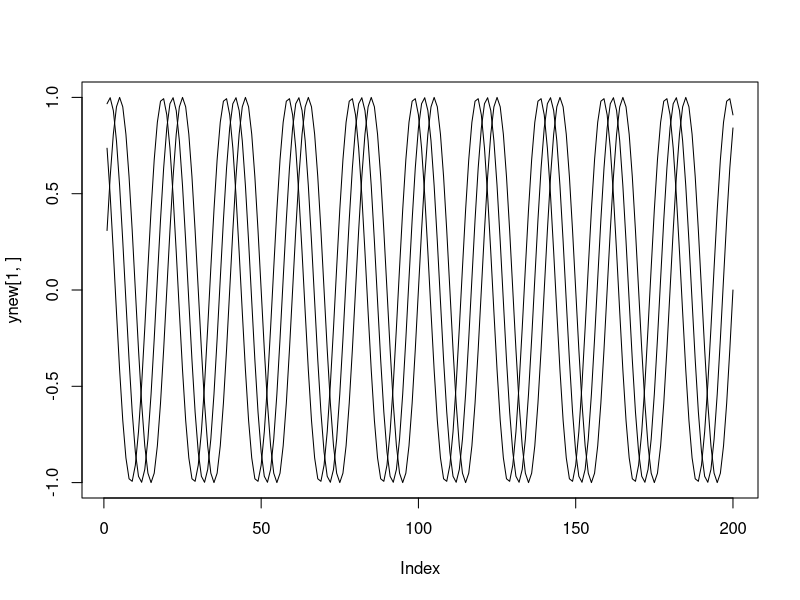

The R source for this figure:
library(pracma)

kdmd<-function(x){
  if (!is.matrix(x)) stop("X must be matrix")
  structure(as.matrix(x), class = c("kdmd", 'matrix', 'array'))
}
p=1; comp=NA
m<-matrix(ncol=100,nrow=3)
x<-1:100
m[1,]<-sin(x*pi/10)
m[2,]<-sin(1+x*pi/10)
m[3,]<-sin(2+x*pi/10)
writeLines("Begin run",'outputfile.txt')
data<-m
dims <- dim(data)
if (!(dims[1] > 1 &
      dims[2] > 1))
  stop ('matrix must have two dimensions (2x2 or greater)')
if (p <= 0 |
    p > 1)
  stop (paste('p=', p, 'p value must be within the range (0,1]'))
x <- data[, -ncol(data)]
y <- data[, -1]
wsvd <- base::svd(x)
if (!is.na(comp)) {
  r <- as.integer(comp)
  if (r <= 1) {
    warning('component values below 2 are not supported. Defaulting to 2')
    r <- 2
  }
  if (r > length(wsvd$d)) {
    warning('Specified number of components is greater than possible. Ignoring extra')
    r <- length(wsvd$d)
  }
} else {
  if (p == 1) {
    r <- length(wsvd$d)
  } else {
    sv <- (wsvd$d ^ 2) / sum(wsvd$d ^ 2)
    r <- max(which(cumsum(sv) >= p)[1], 2)
  }
}
file_connection <- file("outputfile.txt", open = "a")
writeLines("U Matrix output:", file_connection)
u <- wsvd$u
writeLines(capture.output(print(u)), file_connection)
writeLines("V Matrix output:", file_connection)
v <- wsvd$v
writeLines(capture.output(print(v)), file_connection)
writeLines("d output:", file_connection)
d <- wsvd$d
writeLines(capture.output(print(d)), file_connection)
# If there are components close to zero, override r value and remove them
maxcomp<-max(which(d>3e-15))
if (maxcomp<r){warning("rank of SVD lower than rank value selected, overriding")}
r=min(maxcomp,r)
Atil <- t(u[,1:r]) %*% y
Atil <- Atil %*% v[,1:r]
Atil <- Atil %*% diag(1 / d[1:r])
writeLines("Atil output:", file_connection)
writeLines(capture.output(print(Atil)), file_connection)

eig <- eigen(Atil)
writeLines("Phi output:", file_connection)
Phi <- eig$values
writeLines(capture.output(print(Phi)), file_connection)
writeLines("Q output:", file_connection)
Q <- eig$vectors
writeLines(capture.output(print(Q)), file_connection)
writeLines("Psi output:", file_connection)
Psi <- y %*% v[, 1:r] %*% diag(1 / d[1:r]) %*% (Q)
writeLines(capture.output(print(Psi)), file_connection)
writeLines("x output:", file_connection)
x <- Psi %*% diag(Phi) %*% pracma::pinv(Psi)
writeLines(capture.output(print(x)), file_connection)
writeLines("A matrix output:", file_connection)
A <- kdmd(x)
writeLines(capture.output(print(A)), file_connection)


## Predict functions
if (!'kdmd' %in% class(A)) {
  stop('A must be a kdmd object generated with getAMatrix')
}
if (!is.matrix(data) &
    !is.data.frame(data))
  stop('data must be a numeric matrix or a data frame')
data <- as.matrix(data)
len_predict <- 100 # predict 100 more points
t <- dim(data)[2]
N <- dim(data)[1]
ynew <- data
for (st in 0:(len_predict - 1)) {
  b <- Re(A %*% matrix(ynew[, (t + st)], ncol = 1))
  ynew <- cbind(ynew, b)
}
#writeLines("Predicted y matrix output:", file_connection)
#writeLines(ynew, file_connection)
close(file_connection)
# Plot the output
plot(ynew[1,], type='l')
lines(ynew[2,], type='l')
lines(ynew[3,], type='l')

